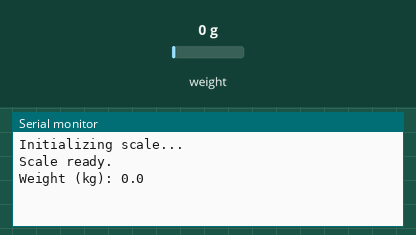
The sketch below on a simulated Arduino Uno, built with avr-gcc and run on an emulated ATmega328P. On the bench: the last lines printed to the serial monitor. The inputs (shaded band) are chosen by the test bench; at power-on: weight on the scale 0 g.

Above: at 2.2 s.
2.3 s: weight on the scale set to 100 g
At 4.6 s:
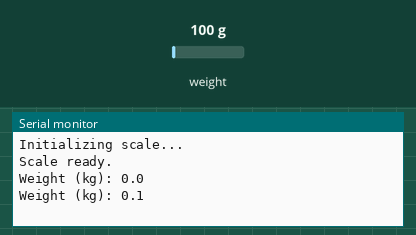
4.8 s: weight on the scale set to 1250 g
At 6.6 s:
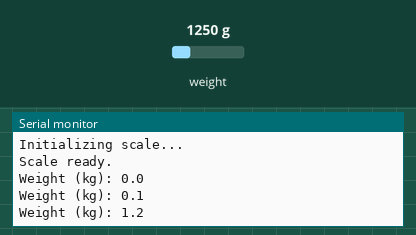
Timing chart, 0 to 8.1 s (numbered marks = the images above; inputs shaded):
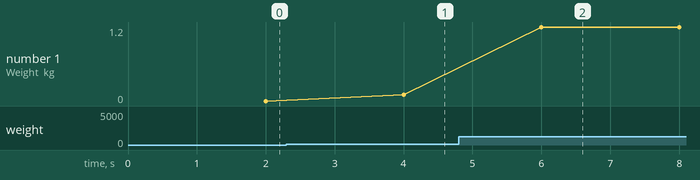

Measured:
- after the input at 2.3 s, the serial monitor: prints a new line after 1.7 s (image 1)
- after the input at 4.8 s, the serial monitor: prints a new line after 1.2 s (image 2)
- plotted number 1: 0 → 0.1 after the input at 2.3 s, 0.1 → 1.2 after the input at 4.8 s

The sketch:

loadCellCalibration.ino
```cpp
#include "HX711.h"

// HX711 circuit wiring
const int LOADCELL_DOUT_PIN = 7;
const int LOADCELL_SCK_PIN = 8;

HX711 scale;

void setup() {
  Serial.begin(115200);
  scale.begin(LOADCELL_DOUT_PIN, LOADCELL_SCK_PIN);

  Serial.println("Initializing scale...");

  // Tare the scale (set the current reading as 0)
  scale.tare();

  // Apply your calibration factor (kg)
  scale.set_scale(-40896.506);

  Serial.println("Scale ready.");
}

void loop() {
  if (scale.is_ready()) {
    float kg = scale.get_units(10);   // average of 10 readings
    Serial.print("Weight (kg): ");
    Serial.println(kg, 1);            // print to 3 decimal places
  } else {
    Serial.println("HX711 not found.");
  }

  delay(1000);
}
```
